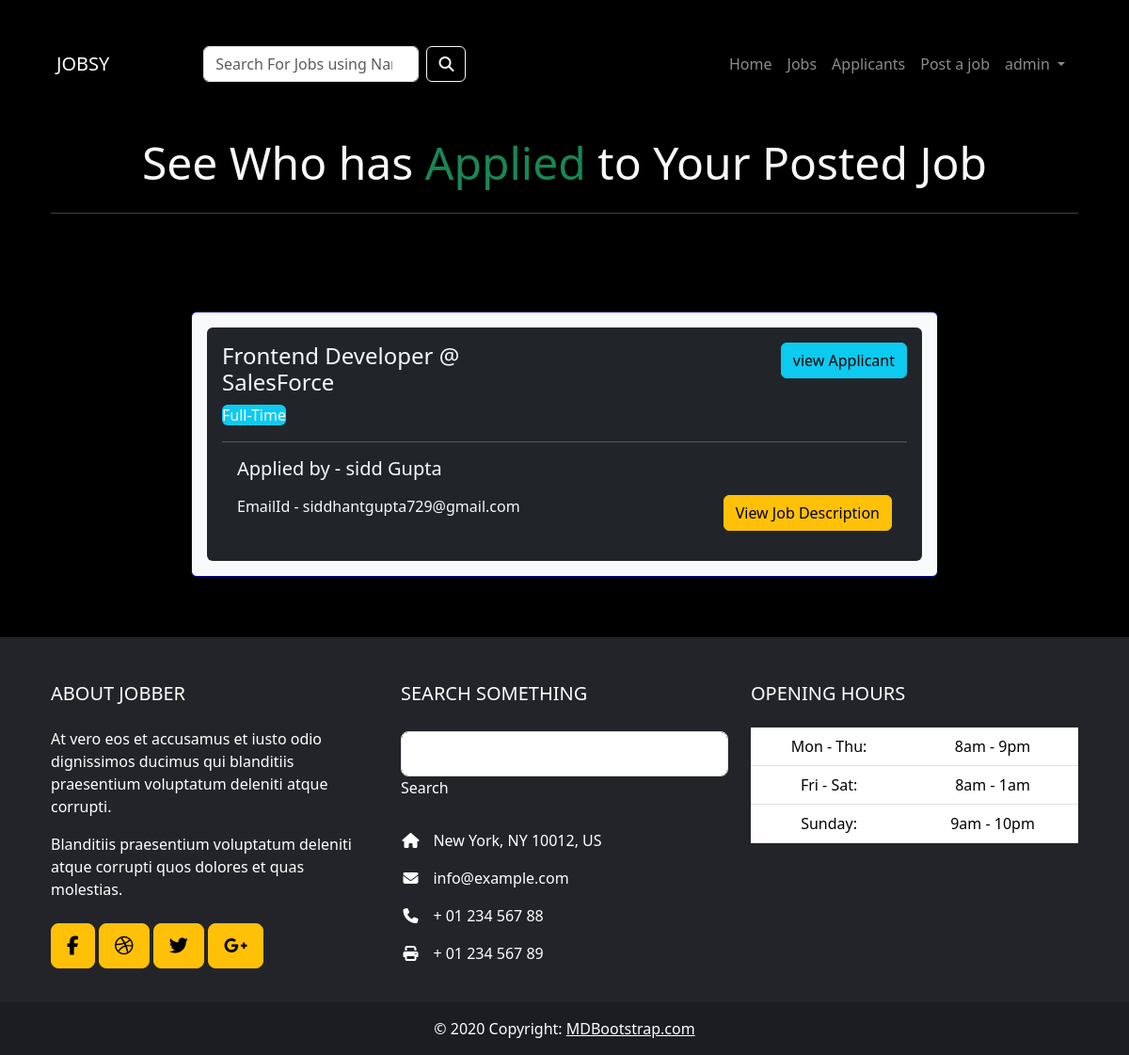
/Employer/seeApplications (signed in), run on an earlier commit of the app's database.
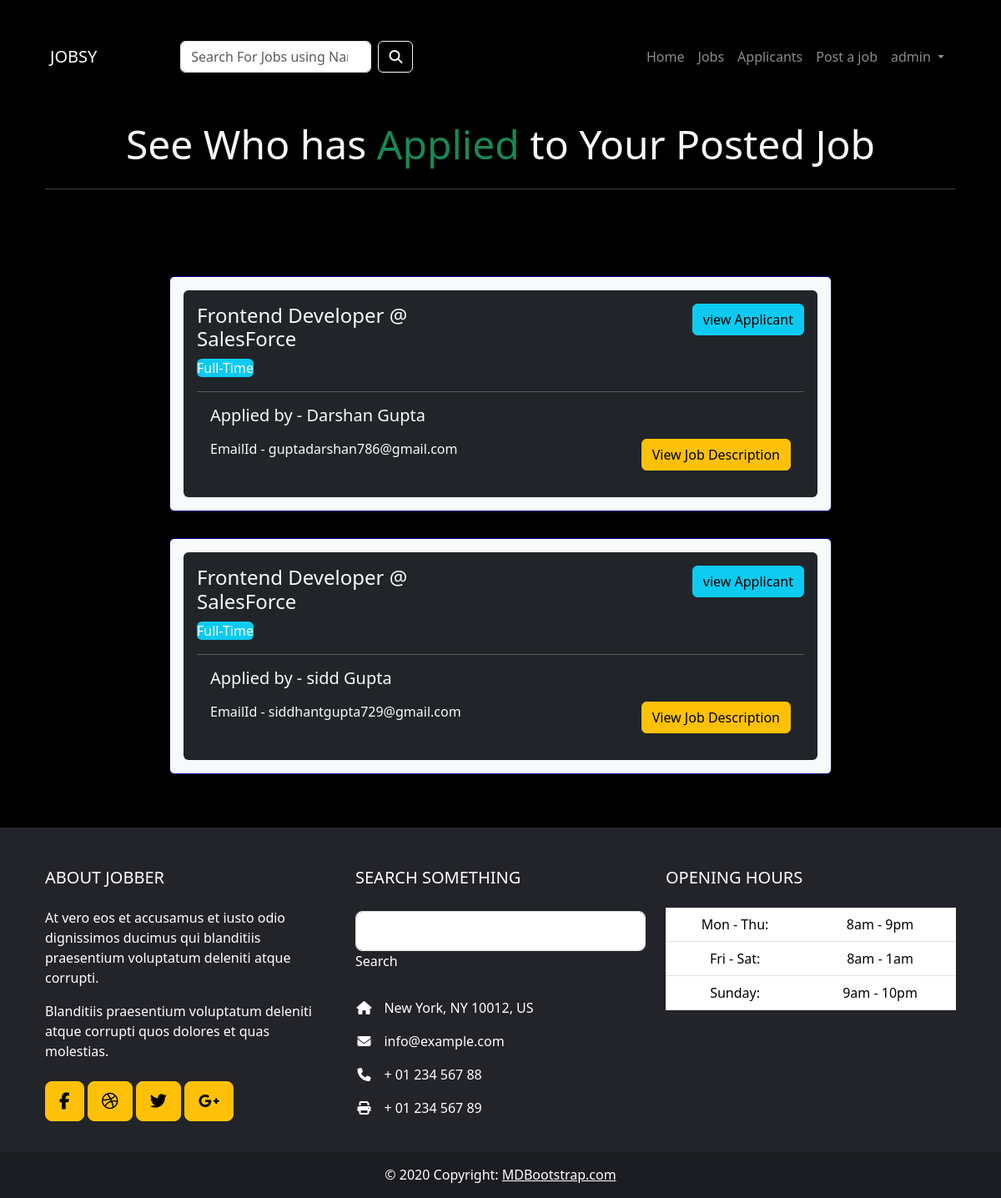
And on a later commit of the database.
### account/models.py (models this page shows)
class CustomUser(AbstractUser):
    is_employer = models.BooleanField("Is_Employer",default=False)
    is_jobseeker = models.BooleanField("Is_JobSeeker",default=False)

### Employer/models.py (models this page shows, shortened)
class JobApplicant(models.Model):
    gender_choice = [
        ("M","Male"),
        ("F",'Female'),
        ("O","Other")
    ]
    user = models.ForeignKey(CustomUser , on_delete=models.CASCADE,related_name="jobseeker")
    author = models.ForeignKey(CustomUser,on_delete=models.CASCADE,related_name="employer")
    job = models.ForeignKey(PostJob,on_delete=models.CASCADE)
    first_name = models.CharField(max_length=50,default="")
    last_name = models.CharField(max_length=50,default="")
    address = models.CharField(max_length=200,default="")
    city = models.CharField(max_length=20,default="")
    state = models.CharField(max_length=20,default="")
    zip = models.IntegerField()
    gender = models.CharField(choices=gender_choice,max_length=20)
    skills = models.CharField(max_length=200,default="")
    resume = models.FileField(upload_to="Resume")
    is_applied = models.BooleanField(default=False)
    created_at = models.DateTimeField(auto_now_add=True)

class PostJob(models.Model):
    employment_choice = [
        ('Internship','InterShip'),
        ('PartTime','PartTime'),
        ('Fulltime','FullTime')
    ]
    user = models.ForeignKey(CustomUser,on_delete=models.CASCADE)
    job_title = models.CharField(max_length=200,default="")
    job_desc = models.TextField()
    location = models.CharField(max_length=300,default="")
    Employment_Type = models.CharField(choices=employment_choice,max_length=20)
    salary = models.ForeignKey(Salary,on_delete=models.CASCADE)
    skills = models.ManyToManyField(Skill,related_name="skills")
    company_name = models.CharField(max_length=50,default="")
    company_info = models.TextField()
    deadline = models.DateTimeField()
    expired = models.BooleanField(default=False)
    slug = models.SlugField(max_length=100, unique=True, blank=True)
    created_at = models.DateTimeField(auto_now_add=True)

### Employer/views.py (the view)
# urls.py: path('seeApplications',views.Applicants,name="applicants"),
@login_required(login_url="login")
@employer_required
def Applicants(request):
    applications = JobApplicant.objects.filter(author = request.user).order_by('-created_at')
    cntxt = {
        'applicants':applications
    }
    return render(request,"Employer/Applicants.html",cntxt)

### templates/Employer/Applicants.html (shortened to what this page needs)
{% extends "main/base.html" %}
{% load static %}
{% block css %}
<link rel="stylesheet" href="{% static "/css/home.css" %}">
{% endblock css %}
{% block body %}
<section class="bg-black text-light need">
    <div class="container p-4">
        <div class="row text-center">
            <h1 class="display-5">See Who has<span class="text-success"> Applied</span> to Your Posted Job</h1>
        </div>
        <hr class="bg-white">
    </div>
</section>
<section class="bg-black text-light p-5">
    <div class="container d-flex justify-content-center">
        <div class="row col-lg-12 d-flex justify-content-center">
            {% for app in applicants %}
            <div class="col-md-9 m-2 p-2">
                <div class="card p-3 bg-light text-light" style="background-color:white; border-color:darkblue;">
                    <div class="bg-dark rounded">
                        <div class="card-body">
                            <div>
                                <div class="row">
                                    <div class="col">
                                        <h4 class="card-title">{{app.job.job_title}} @ {{app.job.company_name}}</h4>
                                    </div>
                                    <div class="col text-end">
                                        <a href="{% url "Employer:viewapplicant" app.id %}" class="btn btn-info">view Applicant</a>
                                    </div>
                                </div>
                                {% if app.job.Employment_Type == 'I' %}
                                <badge class="bg-danger rounded">Internship</badge>
                                {% elif app.job.Employment_Type == 'P' %}
                                <badge class="bg-primary rounded">Part-Time</badge>
                                {% else %}
                                <badge class="bg-info rounded">Full-Time</badge>
                                {% endif %}
                            </div>
                            <hr>
                            <h5 class="card-text m-3">Applied by - {{app.first_name}} {{app.last_name}}</h5>
                            <div class="d-flex m-3">
                                <div class="col">
                                    EmailId - {{app.user.email}}
                                </div>
                                <div class="col text-end">
                                    <a href="{% url "jobdetail" app.job.slug %}" class="btn btn-warning">View Job Description</a>
                                </div>
                            </div>
                        </div>
                    </div>
                </div>
            </div>
            {% endfor %}
        </div>
    </div>
</section>
{% endblock body %}

### templates/main/base.html (shortened to what this page needs)
{% load static %}
<!doctype html>
<html lang="en">
    <head>
        <link
            href="https://cdn.jsdelivr.net/npm/bootstrap@5.3.2/dist/css/bootstrap.min.css"
            rel="stylesheet"
        />
        <link rel="stylesheet" href="//cdn.jsdelivr.net/npm/alertifyjs@1.13.1/build/css/alertify.min.css"/>
        {% block css %}{% endblock css %}
    </head>
    <body>
        <header>
            {% include "main/navbar.html" %}
        </header>
        <main>
            {% block body %}{% endblock body %}
        </main>
        <footer>
            {% include "main/footer.html" %}
        </footer>
    </body>
</html>

### templates/main/navbar.html (shortened to what this page needs)
 <nav class="navbar navbar-expand-lg bg-black navbar-dark fixed-top p-5">
  <div class="container-fluid">
    <a class="navbar-brand me-auto" href="{% url "home" %}">JOBSY</a>
    <div class="collapse navbar-collapse justify-content-center" id="navbarSupportedContent">
      <div class="col-md-7">
        <form class="d-flex" method="GET" action="{% url "Employer:searched_result" %}">
          <input class="form-control me-2" type="search" placeholder="Search For Jobs using Name/Skill" name="search">
          <button class="btn btn-outline-light" type="submit">
            <i class="fa fa-search"></i>
          </button>
        </form>
      </div>
    </div>
    <div class="collapse navbar-collapse justify-content-end" id="navbarSupportedContent">
      <ul class="navbar-nav mb-2 mb-lg-0">
        <li class="nav-item">
          <a class="nav-link" aria-current="page" href="{% url "home" %}">Home</a>
        </li>
        <li class="nav-item">
          <a class="nav-link" href="{% url "allJobs" %}">Jobs</a>
        </li>
        {% if user.is_jobseeker %}
        <li class="nav-item">
          <a class="nav-link" href="{% url "JobSeeker:applications" %}">My Applications</a>
        </li>
        {% else %}
        <li class="nav-item">
          <a class="nav-link" href="{% url "Employer:applicants" %}">Applicants</a>
        </li>
        <li class="nav-item">
          <a class="nav-link" href="{% url "Employer:postajob" %}">Post a job</a>
        </li>
        {% endif %}
        {% if user.is_authenticated %}
        <li class="nav-item dropdown">
          <a class="nav-link dropdown-toggle" href="#" id="navbarDropdown" role="button" data-bs-toggle="dropdown" aria-expanded="false">
              {{ user.username }}
          </a>
      </li>
        {% else %}
        <li class="nav-item">
          <a class="nav-link" href="{% url "login" %}">Login</a>
        </li>
        {% endif %}
      </ul>
    </div>
  </div>
</nav>

### templates/main/footer.html
<footer class="text-white text-center text-lg-start" style="background-color: #23242a;">
      <div class="container p-4">
        <div class="row mt-4">
          <div class="col-lg-4 col-md-12 mb-4 mb-md-0">
            <h5 class="text-uppercase mb-4">About Jobber</h5>
            <p>
              At vero eos et accusamus et iusto odio dignissimos ducimus qui blanditiis praesentium
              voluptatum deleniti atque corrupti.
            </p>
            <p>
              Blanditiis praesentium voluptatum deleniti atque corrupti quos dolores et quas
              molestias.
            </p>
            <div class="mt-4">
              <a type="button" class="btn btn-floating btn-warning btn-lg"><i class="fab fa-facebook-f"></i></a>
              <a type="button" class="btn btn-floating btn-warning btn-lg"><i class="fab fa-dribbble"></i></a>
              <a type="button" class="btn btn-floating btn-warning btn-lg"><i class="fab fa-twitter"></i></a>
              <a type="button" class="btn btn-floating btn-warning btn-lg"><i class="fab fa-google-plus-g"></i></a>
            </div>
          </div>
          <div class="col-lg-4 col-md-6 mb-4 mb-md-0">
            <h5 class="text-uppercase mb-4 pb-1">Search something</h5>
            <div class="form-outline form-white mb-4">
              <input type="text" id="formControlLg" class="form-control form-control-lg">
              <label class="form-label" for="formControlLg" style="margin-left: 0px;">Search</label>
            <div class="form-notch"><div class="form-notch-leading" style="width: 9px;"></div><div class="form-notch-middle" style="width: 48.8px;"></div><div class="form-notch-trailing"></div></div></div>
            <ul class="fa-ul" style="margin-left: 1.65em;">
              <li class="mb-3">
                <span class="fa-li"><i class="fas fa-home"></i></span><span class="ms-2">New York, NY 10012, US</span>
              </li>
              <li class="mb-3">
                <span class="fa-li"><i class="fas fa-envelope"></i></span><span class="ms-2">info@example.com</span>
              </li>
              <li class="mb-3">
                <span class="fa-li"><i class="fas fa-phone"></i></span><span class="ms-2">+ 01 234 567 88</span>
              </li>
              <li class="mb-3">
                <span class="fa-li"><i class="fas fa-print"></i></span><span class="ms-2">+ 01 234 567 89</span>
              </li>
            </ul>
          </div>
          <div class="col-lg-4 col-md-6 mb-4 mb-md-0">
            <h5 class="text-uppercase mb-4">Opening hours</h5>
            <table class="table text-center text-white">
              <tbody class="font-weight-normal">
                <tr>
                  <td>Mon - Thu:</td>
                  <td>8am - 9pm</td>
                </tr>
                <tr>
                  <td>Fri - Sat:</td>
                  <td>8am - 1am</td>
                </tr>
                <tr>
                  <td>Sunday:</td>
                  <td>9am - 10pm</td>
                </tr>
              </tbody>
            </table>
          </div>
        </div>
      </div>
      <div class="text-center p-3" style="background-color: rgba(0, 0, 0, 0.2);">
        © 2020 Copyright:
        <a class="text-white" href="https://mdbootstrap.com/">MDBootstrap.com</a>
      </div>
    </footer>

### static/css/home.css (style rules this page uses)
.need { margin-top: 120px; }

What changed in the data, as far as the page shows it:
added JobApplicant: job.job_title "Frontend Developer", job.company_name "SalesForce", shows "Full-Time", first_name "Darshan", last_name "Gupta", user.email "guptadarshan786@gmail.com"
